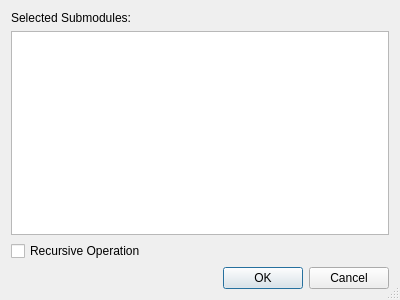
<?xml version="1.0" encoding="UTF-8"?>
<ui version="4.0">
 <class>GitSubmodulesSyncDialog</class>
 <widget class="QDialog" name="GitSubmodulesSyncDialog">
  <property name="geometry">
   <rect>
    <x>0</x>
    <y>0</y>
    <width>400</width>
    <height>300</height>
   </rect>
  </property>
  <property name="windowTitle">
   <string>Synchronize Submodule URLs</string>
  </property>
  <property name="sizeGripEnabled">
   <bool>true</bool>
  </property>
  <layout class="QVBoxLayout" name="verticalLayout">
   <item>
    <widget class="QLabel" name="label">
     <property name="text">
      <string>Selected Submodules:</string>
     </property>
    </widget>
   </item>
   <item>
    <widget class="QListWidget" name="submodulesList">
     <property name="toolTip">
      <string>Select the submodules to be synchronized</string>
     </property>
     <property name="alternatingRowColors">
      <bool>true</bool>
     </property>
     <property name="selectionMode">
      <enum>QAbstractItemView::ExtendedSelection</enum>
     </property>
    </widget>
   </item>
   <item>
    <widget class="QCheckBox" name="recursiveCheckBox">
     <property name="toolTip">
      <string>Select to perform a recursive synchronization</string>
     </property>
     <property name="text">
      <string>Recursive Operation</string>
     </property>
    </widget>
   </item>
   <item>
    <widget class="QDialogButtonBox" name="buttonBox">
     <property name="orientation">
      <enum>Qt::Horizontal</enum>
     </property>
     <property name="standardButtons">
      <set>QDialogButtonBox::Cancel|QDialogButtonBox::Ok</set>
     </property>
    </widget>
   </item>
  </layout>
 </widget>
 <resources/>
 <connections>
  <connection>
   <sender>buttonBox</sender>
   <signal>accepted()</signal>
   <receiver>GitSubmodulesSyncDialog</receiver>
   <slot>accept()</slot>
   <hints>
    <hint type="sourcelabel">
     <x>248</x>
     <y>254</y>
    </hint>
    <hint type="destinationlabel">
     <x>157</x>
     <y>274</y>
    </hint>
   </hints>
  </connection>
  <connection>
   <sender>buttonBox</sender>
   <signal>rejected()</signal>
   <receiver>GitSubmodulesSyncDialog</receiver>
   <slot>reject()</slot>
   <hints>
    <hint type="sourcelabel">
     <x>316</x>
     <y>260</y>
    </hint>
    <hint type="destinationlabel">
     <x>286</x>
     <y>274</y>
    </hint>
   </hints>
  </connection>
 </connections>
</ui>
